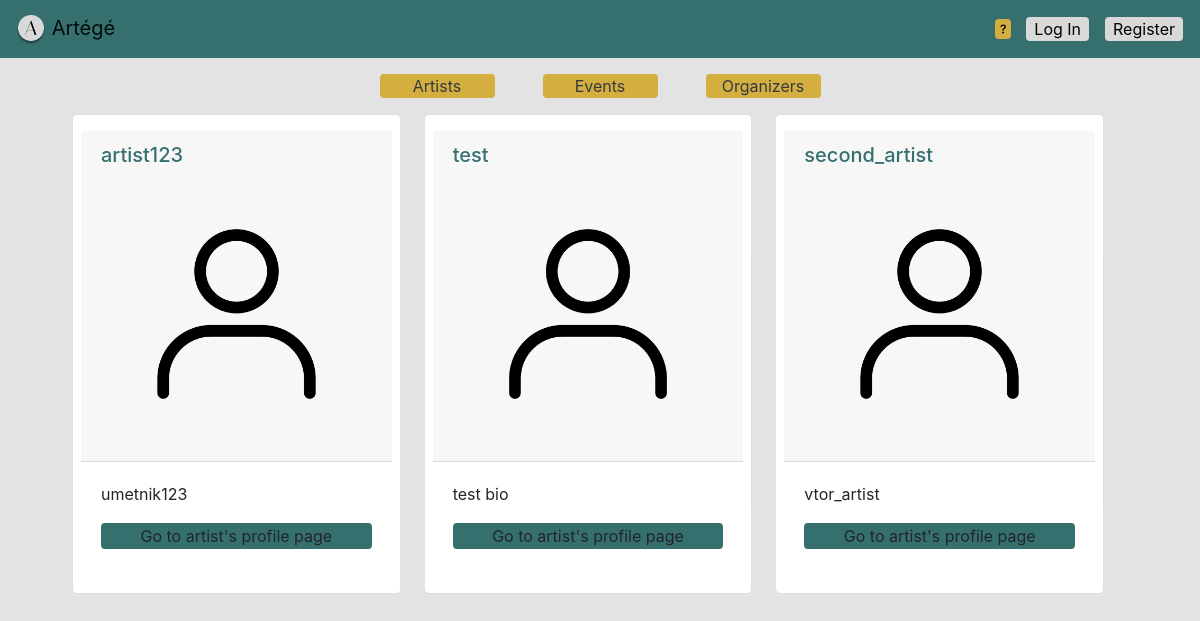
Screenshot of /artists/ with the database file from the repository.
### project_app/models.py (models this page shows)
class AppUser(AbstractUser):
    phone_number = models.CharField(max_length=255)
    bio = models.CharField(max_length=400)
    is_organizer = models.BooleanField(default=False)
    is_artist = models.BooleanField(default=False)
    image = models.ImageField(upload_to="users", default="users/person.png")

### project_app/views.py (the view)
# urls.py: path('artists/', views.artist_listing, name="artist_listing"),
def artist_listing(request):
    artists = AppUser.objects.filter(is_artist=True)
    return render(request, 'artist_listing.html', {'artists': artists})

### project_app/templates/artist_listing.html
{% extends "base_generic.html" %} {% block content %}
<div class="row card-group mx-5 align-content-center">
    {% for artist in artists %}
    <div class="col-4 card mr-4 px-2 py-3 rounded-lg">
        <div class="card-header">
            <h5 class="card-title main-text">{{ artist.username }}</h5>
            <img src="{{ MEDIA_URL }}{{ artist.image.url }}" class="card-img-top" alt="Artist image" style="max-width: 100%;">
        </div>
        <div class="card-body">
            <p class="card-text">{{ artist.bio }}</p>
            <a class="btn rounded main-color p-0" style="width: 100%;" href="{% url 'artist_profile' artist.id %}">
                        Go to artist's profile page
                    </a>
            <div class="row py-1 px-3 justify-content-center">
            </div>
        </div>
    </div>
    {% endfor %}
</div>
{% endblock %}

### project_app/static/css/main.css (style rules this page uses)
.main-color { background-color: #35706F; }
.grey { background-color: #e3e3e3; }
.main-text { color: #35706F; }

### project_app/templates/base_generic.html (style rules this page uses)
.main-text { color: #35706F; }

### rows the page displays
AppUser: username "artist123", image (picture), bio "umetnik123"
AppUser: username "test", image (picture), bio "test bio"
AppUser: username "second_artist", image (picture), bio "vtor_artist"
